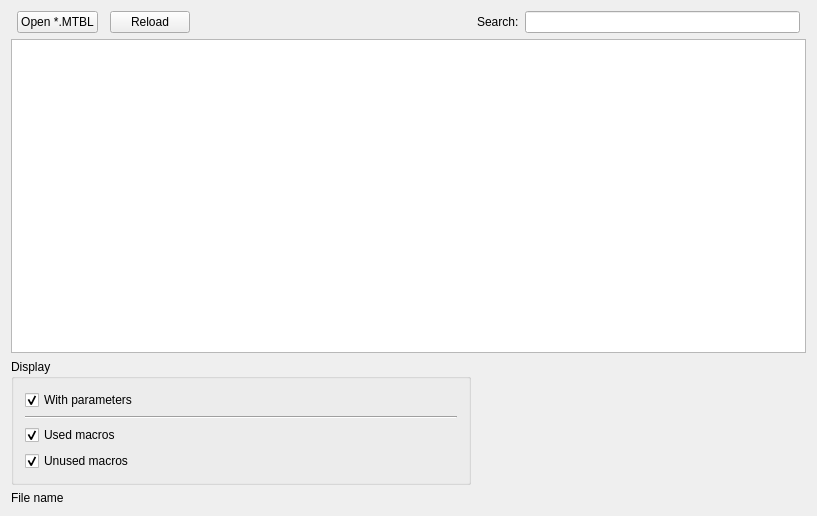
<?xml version="1.0" encoding="UTF-8"?>
<ui version="4.0">
 <class>SymbolTable2</class>
 <widget class="QWidget" name="SymbolTable2">
  <property name="geometry">
   <rect>
    <x>0</x>
    <y>0</y>
    <width>817</width>
    <height>516</height>
   </rect>
  </property>
  <property name="windowTitle">
   <string>SymbolTable</string>
  </property>
  <layout class="QGridLayout" name="gridLayout">
   <item row="2" column="0" colspan="5">
    <widget class="QGroupBox" name="groupBox">
     <property name="title">
      <string>Display</string>
     </property>
     <layout class="QGridLayout" name="gridLayout_2">
      <item row="0" column="0">
       <widget class="QCheckBox" name="checkParam">
        <property name="text">
         <string>With parameters</string>
        </property>
        <property name="checked">
         <bool>true</bool>
        </property>
       </widget>
      </item>
      <item row="3" column="0">
       <widget class="QCheckBox" name="checkUsedMac">
        <property name="text">
         <string>Used macros</string>
        </property>
        <property name="checked">
         <bool>true</bool>
        </property>
       </widget>
      </item>
      <item row="5" column="0">
       <widget class="QCheckBox" name="checkUnusedMac">
        <property name="text">
         <string>Unused macros</string>
        </property>
        <property name="checked">
         <bool>true</bool>
        </property>
       </widget>
      </item>
      <item row="2" column="0" colspan="2">
       <widget class="Line" name="line">
        <property name="orientation">
         <enum>Qt::Horizontal</enum>
        </property>
       </widget>
      </item>
     </layout>
    </widget>
   </item>
   <item row="3" column="0" colspan="8">
    <widget class="QLabel" name="labelFileName">
     <property name="text">
      <string>File name</string>
     </property>
    </widget>
   </item>
   <item row="0" column="6">
    <widget class="QLineEdit" name="searchEdit"/>
   </item>
   <item row="0" column="5">
    <widget class="QLabel" name="label">
     <property name="text">
      <string>Search:</string>
     </property>
    </widget>
   </item>
   <item row="0" column="3">
    <widget class="QPushButton" name="pushReload">
     <property name="text">
      <string>Reload</string>
     </property>
    </widget>
   </item>
   <item row="0" column="4">
    <spacer name="horizontalSpacer">
     <property name="orientation">
      <enum>Qt::Horizontal</enum>
     </property>
     <property name="sizeHint" stdset="0">
      <size>
       <width>40</width>
       <height>20</height>
      </size>
     </property>
    </spacer>
   </item>
   <item row="1" column="0" colspan="8">
    <widget class="QTableView" name="listDisplay">
     <property name="gridStyle">
      <enum>Qt::NoPen</enum>
     </property>
     <property name="sortingEnabled">
      <bool>true</bool>
     </property>
     <attribute name="horizontalHeaderCascadingSectionResizes">
      <bool>false</bool>
     </attribute>
     <attribute name="horizontalHeaderDefaultSectionSize">
      <number>150</number>
     </attribute>
     <attribute name="horizontalHeaderHighlightSections">
      <bool>false</bool>
     </attribute>
     <attribute name="horizontalHeaderShowSortIndicator" stdset="0">
      <bool>true</bool>
     </attribute>
     <attribute name="horizontalHeaderStretchLastSection">
      <bool>true</bool>
     </attribute>
     <attribute name="verticalHeaderCascadingSectionResizes">
      <bool>true</bool>
     </attribute>
     <attribute name="verticalHeaderDefaultSectionSize">
      <number>20</number>
     </attribute>
     <attribute name="verticalHeaderMinimumSectionSize">
      <number>10</number>
     </attribute>
    </widget>
   </item>
   <item row="0" column="1">
    <widget class="QPushButton" name="pushMacro">
     <property name="text">
      <string>Open *.MTBL</string>
     </property>
    </widget>
   </item>
  </layout>
 </widget>
 <layoutdefault spacing="6" margin="11"/>
 <resources/>
 <connections/>
</ui>
